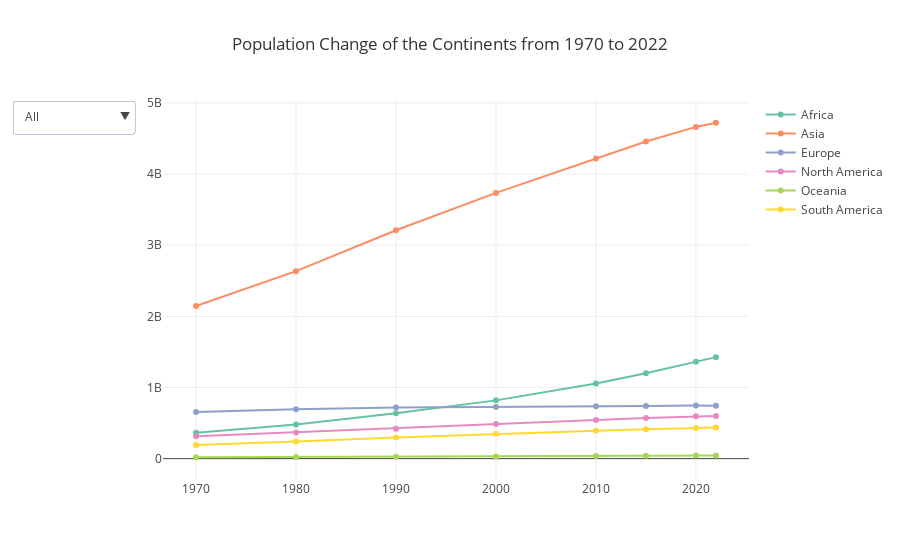

Notebook code cell kept with this figure:
### Code cell
multi_plot(df_continent)

### Figure 1 — Plotly figure (JSON) as saved in the notebook; plotly's stock layout.template omitted (floating-point values rounded to 4 significant figures)
{"data": [{"name": "Africa", "type": "scatter", "x": ["2022", "2020", "2015", "2010", "2000", "1990", "1980", "1970"], "y": [1426730932, 1360671810, 1201102442, 1055228072, 818946032, 638150629, 481536377, 365444348]}, {"name": "Asia", "type": "scatter", "x": ["2022", "2020", "2015", "2010", "2000", "1990", "1980", "1970"], "y": [4721383274, 4663086535, 4458250182, 4220041327, 3735089604, 3210563577, 2635334228, 2144906290]}, {"name": "Europe", "type": "scatter", "x": ["2022", "2020", "2015", "2010", "2000", "1990", "1980", "1970"], "y": [743147538, 745792196, 741535608, 735613934, 726093423, 720320797, 692527159, 655923991]}, {"name": "North America", "type": "scatter", "x": ["2022", "2020", "2015", "2010", "2000", "1990", "1980", "1970"], "y": [600296136, 594236593, 570383850, 542720651, 486069584, 421266425, 368293361, 315434606]}, {"name": "Oceania", "type": "scatter", "x": ["2022", "2020", "2015", "2010", "2000", "1990", "1980", "1970"], "y": [45038554, 43933426, 40403283, 37102764, 31222778, 26743822, 22920240, 19480270]}, {"name": "South America", "type": "scatter", "x": ["2022", "2020", "2015", "2010", "2000", "1990", "1980", "1970"], "y": [436816608, 431530043, 413134396, 393078250, 349634282, 297146415, 241789006, 192947156]}], "layout": {"autosize": true, "title": {"text": "Population Change of the Continents from 1970 to 2022"}, "updatemenus": [{"active": 0, "buttons": [{"args": [{"showlegend": true, "title": "All", "visible": [true, true, true, true, true, true]}], "label": "All", "method": "update"}, {"args": [{"showlegend": true, "title": "Africa", "visible": [true, false, false, false, false, false]}], "label": "Africa", "method": "update"}, {"args": [{"showlegend": true, "title": "Asia", "visible": [false, true, false, false, false, false]}], "label": "Asia", "method": "update"}, {"args": [{"showlegend": true, "title": "Europe", "visible": [false, false, true, false, false, false]}], "label": "Europe", "method": "update"}, {"args": [{"showlegend": true, "title": "North America", "visible": [false, false, false, true, false, false]}], "label": "North America", "method": "update"}, {"args": [{"showlegend": true, "title": "Oceania", "visible": [false, false, false, false, true, false]}], "label": "Oceania", "method": "update"}, {"args": [{"showlegend": true, "title": "South America", "visible": [false, false, false, false, false, true]}], "label": "South America", "method": "update"}]}], "xaxis": {"autorange": true, "range": [1967.0, 2025.0], "type": "linear"}, "yaxis": {"autorange": true, "range": [-277300000.0, 5018000000.0], "type": "linear"}}}
